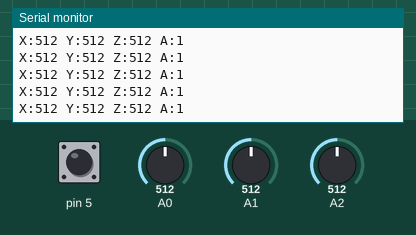
A sketch run on a simulated Arduino Uno, built with avr-gcc and run on an emulated ATmega328P. On the bench: the last lines printed to the serial monitor. The test bench sets the inputs (shaded band); at power-on: A0 = 512, A1 = 512, A2 = 512, pin 5 HIGH.

Above: at 1.2 s.
1.3 s: A0 set to 716
At 2.0 s:
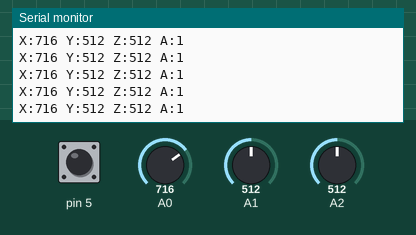
4.3 s: A1 set to 716
At 5.1 s:
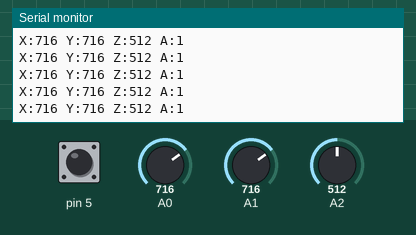
5.8 s: A2 set to 716
At 6.5 s:
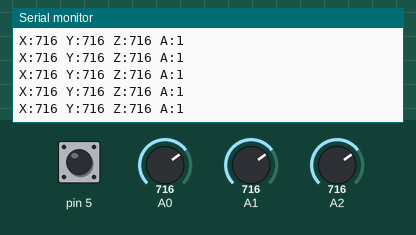
7.3 s: A2 set to 0
At 8.2 s:
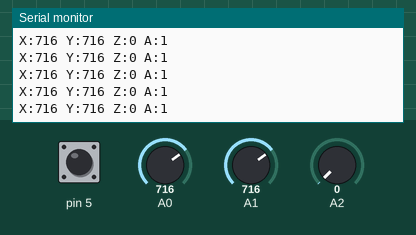
10.3 s: A2 set to 1023
At 10.9 s:
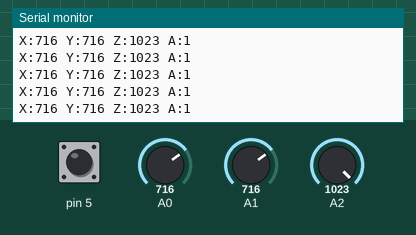
13.3 s: pin 5 pulled LOW for 0.15 s
Timing chart, 0 to 15.9 s (numbered marks = the images above; inputs shaded):
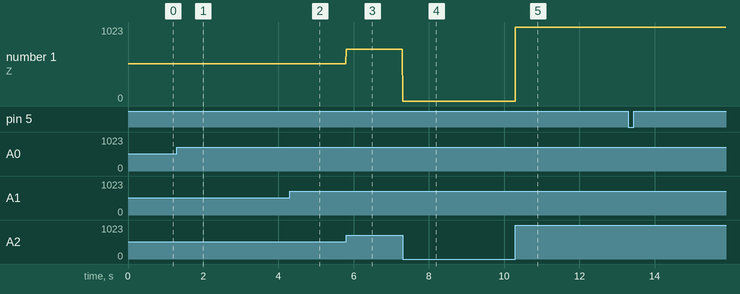

Measured:
- after the input at 1.3 s, the serial monitor: prints a new line at once (image 1)
- after the input at 4.3 s, the serial monitor: prints a new line at once (image 2)
- after the input at 5.8 s, the serial monitor: prints a new line at once (image 3)
- after the input at 7.3 s, the serial monitor: prints a new line at once (image 4)
- after the input at 10.3 s, the serial monitor: prints a new line at once (image 5)
- plotted number 1: 716 → 0 after the input at 7.3 s, 0 → 1023 after the input at 10.3 s

The sketch:

ClauStick.ino
```cpp
void setup() {
  Serial.begin(115200);
  pinMode(5, INPUT_PULLUP);
}

void loop() {
  Serial.print("X:"); Serial.print(analogRead(A0));
  Serial.print(" Y:"); Serial.print(analogRead(A1));
  Serial.print(" Z:"); Serial.print(analogRead(A2));
  Serial.print(" A:"); Serial.print(digitalRead(5));
  Serial.println();
  delay(10);
}
```
